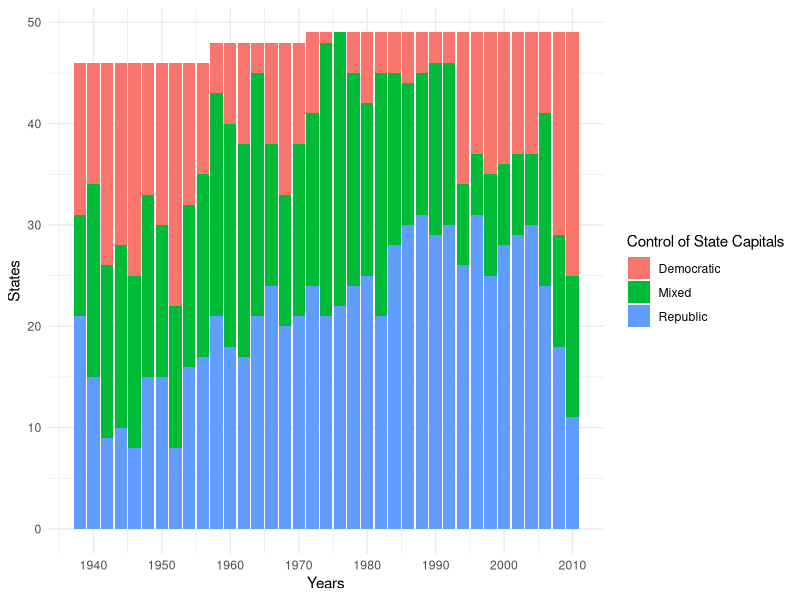
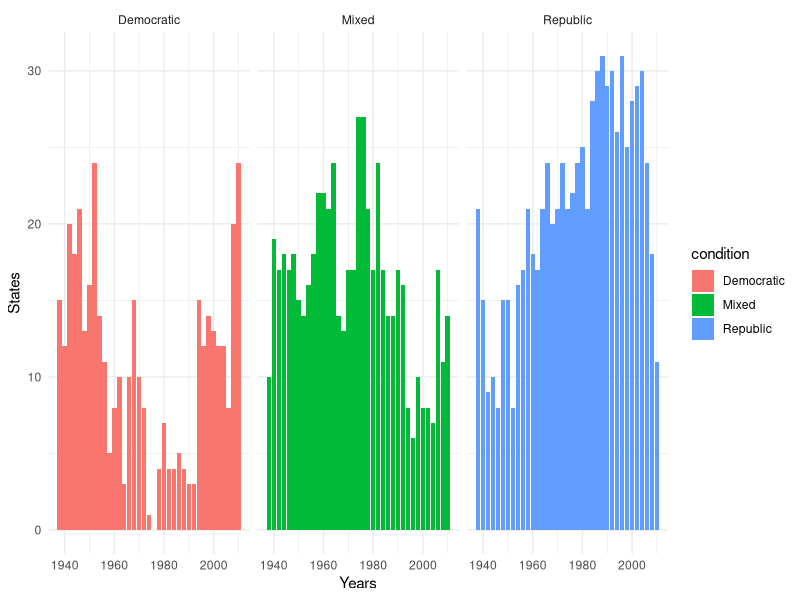

The R source for these figures, in order:
# Load ggplot2
library(ggplot2)
library(here)



# Create data
years <- seq(1938, 2010, by = 2)
rep_year <- rep(years, each = 3)
condition <- rep(c("Democratic", "Mixed", "Republic"), length.out = length(rep_year))
value <- c(
  15, 10, 21,  # 1938 21,10, 15
  12, 19, 15,  # 1940
  20, 17, 9,  # 1942
  18, 18, 10,  # 1944
  21, 17, 8,  # 1946
  13, 18, 15,  # 1948
  16, 15, 15,  # 1950
  24, 14, 8,  # 1952
  14, 16, 16,  # 1954
  11, 18, 17,  # 1956
  5, 22, 21,  # 1958
  8, 22, 18,  # 1960
  10, 21, 17,  # 1962
  3, 24, 21,  # 1964
  10, 14, 24,  # 1966
  15, 13, 20,  # 1968
  10, 17, 21,  # 1970
  8, 17, 24,  # 1972
  1, 27, 21,  # 1974
  0, 27, 22,  # 1976
  4, 21, 24,  # 1978
  7, 17, 25,  # 1980
  4, 24, 21,  # 1982
  4, 17, 28,  # 1984
  5, 14, 30,  # 1986
  4, 14, 31,  # 1988
  3, 17, 29,  # 1990
  3, 16, 30,  # 1992
  15, 8, 26,  # 1994
  12, 6, 31,  # 1996
  14, 10, 25,  # 1998
  13, 8, 28,  # 2000
  12, 8, 29,  # 2002
  12, 7, 30,  # 2004
  8, 17, 24,  # 2006
  20, 11, 18,  # 2008
  24, 14, 11   # 2010
  )
data <- data.frame(rep_year, condition, value)

# Plot stacked bar
ggplot(data, aes(fill = condition, y = value, x = rep_year)) + 
  geom_bar(position = "stack", stat = "identity") +
  scale_y_continuous(breaks = seq(0, max(50), by = 10)) +  # Set y-axis breaks
  scale_x_continuous(breaks = seq(0, max(data$rep_year), by = 10)) +  # Set x-axis breaks
  labs(x = "Years", y = "States", fill = "Control of State Capitals") +
  theme_minimal()



ggplot(data, aes(x = rep_year, y = value, fill = condition)) +
  geom_bar(stat = "identity") +
  facet_wrap(~ condition) +
  labs(x = "Years", y = "States") +
  theme_minimal()


